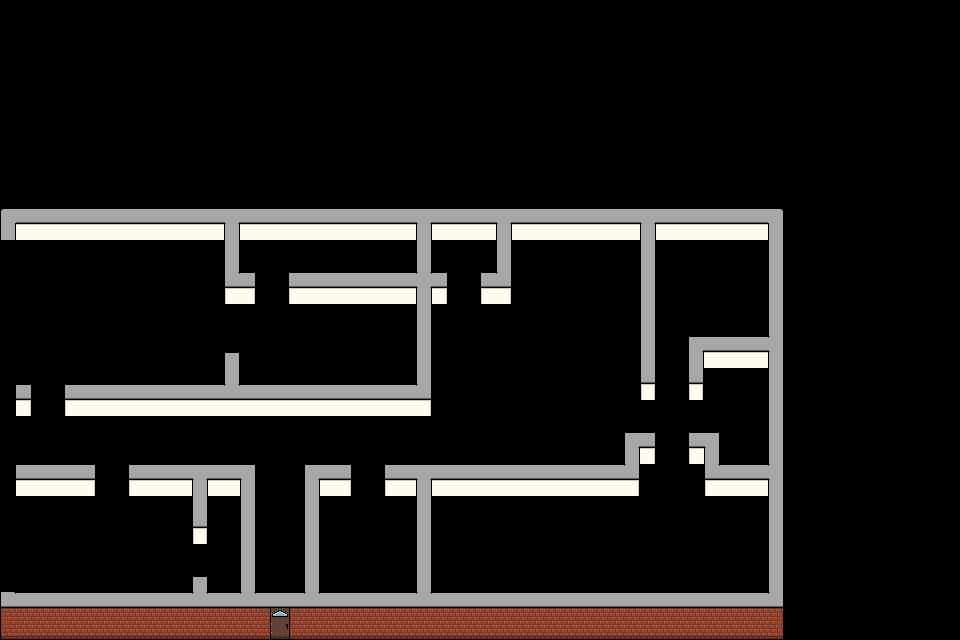

A 2D game scene composited from a Tiled map and its tileset images. What follows is a short description and the map's XML, with every tile layer's data as written:
An orthogonal 60x40 tile map with 16x16 px tiles, 1 tile layer (Background), 2 tilesets.

<map version="1.10" tiledversion="1.10.2" orientation="orthogonal" renderorder="right-down" width="60" height="40" tilewidth="16" tileheight="16" infinite="0" nextlayerid="4" nextobjectid="45">
 <tileset firstgid="1" name="house_layout" tilewidth="16" tileheight="16" spacing="2" tilecount="36" columns="4">
  <image source="../images/legacy/tilemap_layout.png" width="72" height="162" />
 </tileset>
 <tileset firstgid="37" name="tilemap_full_layout" tilewidth="16" tileheight="16" tilecount="225" columns="15">
  <image source="../images/legacy/tilemap_full_layout.png" width="240" height="240" />
 </tileset>
 <layer id="1" name="Background" width="60" height="40">
  <data encoding="csv">
0,0,0,0,0,0,0,0,0,0,0,0,0,0,0,0,0,0,0,0,0,0,0,0,0,0,0,0,0,0,0,0,0,0,0,0,0,0,0,0,0,0,0,0,0,0,0,0,0,0,0,0,0,0,0,0,0,0,0,0,
0,0,0,0,0,0,0,0,0,0,0,0,0,0,0,0,0,0,0,0,0,0,0,0,0,0,0,0,0,0,0,0,0,0,0,0,0,0,0,0,0,0,0,0,0,0,0,0,0,0,0,0,0,0,0,0,0,0,0,0,
0,0,0,0,0,0,0,0,0,0,0,0,0,0,0,0,0,0,0,0,0,0,0,0,0,0,0,0,0,0,0,0,0,0,0,0,0,0,0,0,0,0,0,0,0,0,0,0,0,0,0,0,0,0,0,0,0,0,0,0,
0,0,0,0,0,0,0,0,0,0,0,0,0,0,0,0,0,0,0,0,0,0,0,0,0,0,0,0,0,0,0,0,0,0,0,0,0,0,0,0,0,0,0,0,0,0,0,0,0,0,0,0,0,0,0,0,0,0,0,0,
0,0,0,0,0,0,0,0,0,0,0,0,0,0,0,0,0,0,0,0,0,0,0,0,0,0,0,0,0,0,0,0,0,0,0,0,0,0,0,0,0,0,0,0,0,0,0,0,0,0,0,0,0,0,0,0,0,0,0,0,
0,0,0,0,0,0,0,0,0,0,0,0,0,0,0,0,0,0,0,0,0,0,0,0,0,0,0,0,0,0,0,0,0,0,0,0,0,0,0,0,0,0,0,0,0,0,0,0,0,0,0,0,0,0,0,0,0,0,0,0,
0,0,0,0,0,0,0,0,0,0,0,0,0,0,0,0,0,0,0,0,0,0,0,0,0,0,0,0,0,0,0,0,0,0,0,0,0,0,0,0,0,0,0,0,0,0,0,0,0,0,0,0,0,0,0,0,0,0,0,0,
0,0,0,0,0,0,0,0,0,0,0,0,0,0,0,0,0,0,0,0,0,0,0,0,0,0,0,0,0,0,0,0,0,0,0,0,0,0,0,0,0,0,0,0,0,0,0,0,0,0,0,0,0,0,0,0,0,0,0,0,
0,0,0,0,0,0,0,0,0,0,0,0,0,0,0,0,0,0,0,0,0,0,0,0,0,0,0,0,0,0,0,0,0,0,0,0,0,0,0,0,0,0,0,0,0,0,0,0,0,0,0,0,0,0,0,0,0,0,0,0,
0,0,0,0,0,0,0,0,0,0,0,0,0,0,0,0,0,0,0,0,0,0,0,0,0,0,0,0,0,0,0,0,0,0,0,0,0,0,0,0,0,0,0,0,0,0,0,0,0,0,0,0,0,0,0,0,0,0,0,0,
0,0,0,0,0,0,0,0,0,0,0,0,0,0,0,0,0,0,0,0,0,0,0,0,0,0,0,0,0,0,0,0,0,0,0,0,0,0,0,0,0,0,0,0,0,0,0,0,0,0,0,0,0,0,0,0,0,0,0,0,
0,0,0,0,0,0,0,0,0,0,0,0,0,0,0,0,0,0,0,0,0,0,0,0,0,0,0,0,0,0,0,0,0,0,0,0,0,0,0,0,0,0,0,0,0,0,0,0,0,0,0,0,0,0,0,0,0,0,0,0,
0,0,0,0,0,0,0,0,0,0,0,0,0,0,0,0,0,0,0,0,0,0,0,0,0,0,0,0,0,0,0,0,0,0,0,0,0,0,0,0,0,0,0,0,0,0,0,0,0,0,0,0,0,0,0,0,0,0,0,0,
1,2,2,2,2,2,2,2,2,2,2,2,2,2,28,2147483650,2147483650,2147483650,2147483650,2147483650,2147483650,2147483650,2147483650,2147483650,2147483650,2147483650,28,2,2,2,2,28,2,2,2,2,2,2,2,2,28,2,2,2,2,2,2,2,2147483649,0,0,0,0,0,0,0,0,0,0,0,
3,10,10,10,10,10,10,10,10,10,10,2147483658,10,2147483658,3,10,10,10,10,10,10,10,10,10,10,2147483658,3,10,10,10,10,3,10,10,10,10,10,10,10,10,2147483651,10,10,10,10,10,10,10,3,0,0,0,0,0,0,0,0,0,0,0,
0,0,0,0,0,0,0,0,0,0,0,0,0,0,3,0,0,0,0,0,0,0,0,0,0,0,3,0,0,0,0,3,0,0,0,0,0,0,0,0,2147483651,0,0,0,0,0,0,0,3,0,0,0,0,0,0,0,0,0,0,0,
0,0,0,0,0,0,0,0,0,0,0,0,0,0,3,0,0,0,0,0,0,0,0,0,0,0,3,0,0,0,0,3,0,0,0,0,0,0,0,0,2147483651,0,0,0,0,0,0,0,3,0,0,0,0,0,0,0,0,0,0,0,
0,0,0,0,0,0,0,0,0,0,0,0,0,0,4,25,0,0,2147483673,2,2,2,2,2,2,2,35,25,0,0,2147483673,2147483652,0,0,0,0,0,0,0,0,2147483651,0,0,0,0,0,0,0,3,0,0,0,0,0,0,0,0,0,0,0,
0,0,0,0,0,0,0,0,0,0,0,0,0,0,7,2147483655,0,0,7,10,10,10,10,10,10,10,3,2147483655,0,0,7,2147483655,0,0,0,0,0,0,0,0,2147483651,0,0,0,0,0,0,0,2147483651,0,0,0,0,0,0,0,0,0,0,0,
0,0,0,0,0,0,0,0,0,0,0,0,0,0,0,0,0,0,0,0,0,0,0,0,0,0,3,0,0,0,0,0,0,0,0,0,0,0,0,0,2147483651,0,0,0,0,0,0,0,2147483651,0,0,0,0,0,0,0,0,0,0,0,
0,0,0,0,0,0,0,0,0,0,0,0,0,0,0,0,0,0,0,0,0,0,0,0,0,0,3,0,0,0,0,0,0,0,0,0,0,0,0,0,2147483651,0,0,0,0,0,0,0,2147483651,0,0,0,0,0,0,0,0,0,0,0,
0,0,0,0,0,0,0,0,0,0,0,0,0,0,0,0,0,0,0,0,0,0,0,0,0,0,3,0,0,0,0,0,0,0,0,0,0,0,0,0,2147483651,0,0,5,2,2,2,2,3758096412,0,0,0,0,0,0,0,0,0,0,0,
0,0,0,0,0,0,0,0,0,0,0,0,0,0,30,0,0,0,0,0,0,0,0,0,0,0,3,0,0,0,0,0,0,0,0,0,0,0,0,0,3,0,0,3,10,10,10,2147483658,2147483651,0,0,0,0,0,0,0,0,0,0,0,
0,0,0,0,0,0,0,0,0,0,0,0,0,0,3,0,0,0,0,0,0,0,0,0,0,0,3,0,0,0,0,0,0,0,0,0,0,0,0,0,29,0,0,29,0,0,0,0,2147483651,0,0,0,0,0,0,0,0,0,0,0,
0,25,0,0,2147483673,2,2,2,2,2,2,2,2,2,34,2,2,2,2,2,2,2,2,2,2,2,2147483652,0,0,0,0,0,0,0,0,0,0,0,0,0,32,0,0,32,0,0,0,0,3,0,0,0,0,0,0,0,0,0,0,0,
0,2147483655,0,0,7,2147483658,2147483658,2147483658,2147483658,2147483658,2147483658,2147483658,2147483658,2147483658,2147483658,2147483658,2147483658,2147483658,2147483658,2147483658,2147483658,2147483658,2147483658,2147483658,2147483658,2147483658,2147483655,0,0,0,0,0,0,0,0,0,0,0,0,0,0,0,0,0,0,0,0,0,3,0,0,0,0,0,0,0,0,0,0,0,
0,0,0,0,0,0,0,0,0,0,0,0,0,0,0,0,0,0,0,0,0,0,0,0,0,0,0,0,0,0,0,0,0,0,0,0,0,0,0,0,0,0,0,0,0,0,0,0,3,0,0,0,0,0,0,0,0,0,0,0,
0,0,0,0,0,0,0,0,0,0,0,0,0,0,0,0,0,0,0,0,0,0,0,0,0,0,0,0,0,0,0,0,0,0,0,0,0,0,0,5,25,0,0,2147483673,2147483653,0,0,0,3,0,0,0,0,0,0,0,0,0,0,0,
0,0,0,0,0,0,0,0,0,0,0,0,0,0,0,0,0,0,0,0,0,0,0,0,0,0,0,0,0,0,0,0,0,0,0,0,0,0,0,3,2147483655,0,0,7,3,0,0,0,3,0,0,0,0,0,0,0,0,0,0,0,
0,2147483650,2147483650,2147483650,2147483650,25,0,0,2147483673,2,2,2,28,2,2,2147483653,0,0,0,5,2,25,0,0,2147483673,2,28,2,2,2,2,2,2,2,2,2,2,2,2,2147483652,0,0,0,0,4,2,2,2,2684354588,0,0,0,0,0,0,0,0,0,0,0,
0,10,10,10,2147483658,2147483655,0,0,7,10,10,10,3,10,10,3,0,0,0,2147483651,10,2147483655,0,0,7,10,3,10,10,10,10,10,10,10,10,10,10,10,10,2147483655,0,0,0,0,7,10,10,10,3,0,0,0,0,0,0,0,0,0,0,0,
0,0,0,0,0,0,0,0,0,0,0,0,3,0,0,3,0,0,0,3,0,0,0,0,0,0,3,0,0,0,0,0,0,0,0,0,0,0,0,0,0,0,0,0,0,0,0,0,3,0,0,0,0,0,0,0,0,0,0,0,
0,0,0,0,0,0,0,0,0,0,0,0,29,0,0,3,0,0,0,3,0,0,0,0,0,0,3,0,0,0,0,0,0,0,0,0,0,0,0,0,0,0,0,0,0,0,0,0,3,0,0,0,0,0,0,0,0,0,0,0,
0,0,0,0,0,0,0,0,0,0,0,0,32,0,0,3,0,0,0,3,0,0,0,0,0,0,3,0,0,0,0,0,0,0,0,0,0,0,0,0,0,0,0,0,0,0,0,0,3,0,0,0,0,0,0,0,0,0,0,0,
0,0,0,0,0,0,0,0,0,0,0,0,0,0,0,3,0,0,0,3,0,0,0,0,0,0,3,0,0,0,0,0,0,0,0,0,0,0,0,0,0,0,0,0,0,0,0,0,3,0,0,0,0,0,0,0,0,0,0,0,
0,0,0,0,0,0,0,0,0,0,0,0,0,0,0,3,0,0,0,3,0,0,0,0,0,0,3,0,0,0,0,0,0,0,0,0,0,0,0,0,0,0,0,0,0,0,0,0,3,0,0,0,0,0,0,0,0,0,0,0,
0,0,0,0,0,0,0,0,0,0,0,0,30,0,0,3,0,0,0,3,0,0,0,0,0,0,3,0,0,0,0,0,0,0,0,0,0,0,0,0,0,0,0,0,0,0,0,0,3,0,0,0,0,0,0,0,0,0,0,0,
4,2,2,2,2,2,2,2,2,2,2,2,34,2,2,34,2,2,2,34,2,2,2,2,2,2,34,2,2,2,2,2,2,2,2,2,2,2,2,2,2,2,2,2,2,2,2,2,2147483652,0,0,0,0,0,0,0,0,0,0,0,
15,19,19,19,19,19,19,19,19,19,19,19,19,19,19,19,21,197,23,19,19,19,19,19,19,19,19,19,19,19,19,19,19,19,19,19,19,19,19,19,19,19,19,19,19,19,19,19,17,0,0,0,0,0,0,0,0,0,0,0,
16,20,20,20,20,20,20,20,20,20,20,20,20,20,20,20,22,27,24,20,20,20,20,20,20,20,20,20,20,20,20,20,20,20,20,20,20,20,20,20,20,20,20,20,20,20,20,20,18,0,0,0,0,0,0,0,0,0,0,0
</data>
 </layer>
</map>
